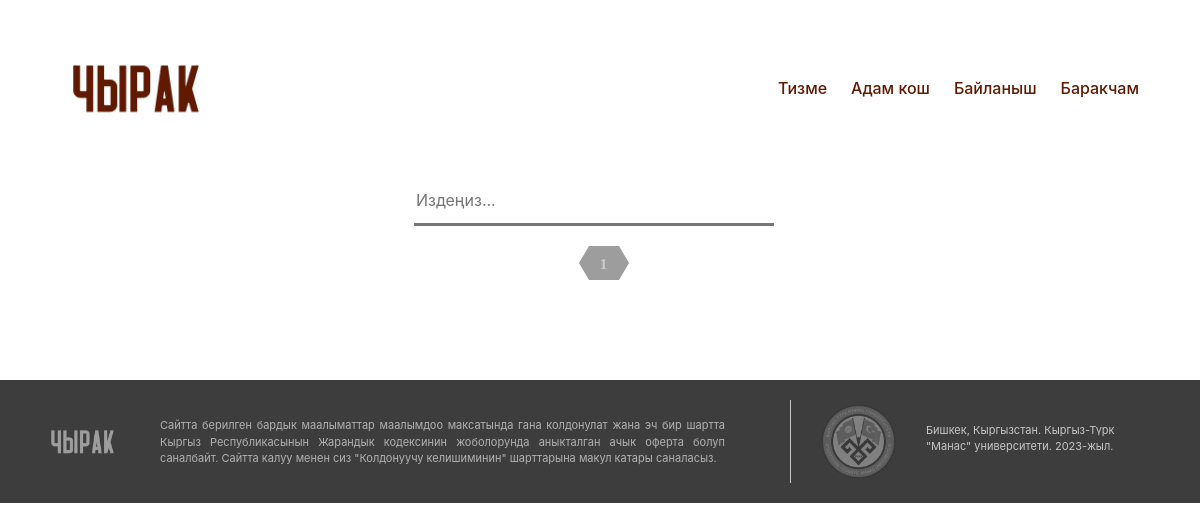
The page /person/ on the database as committed earlier.
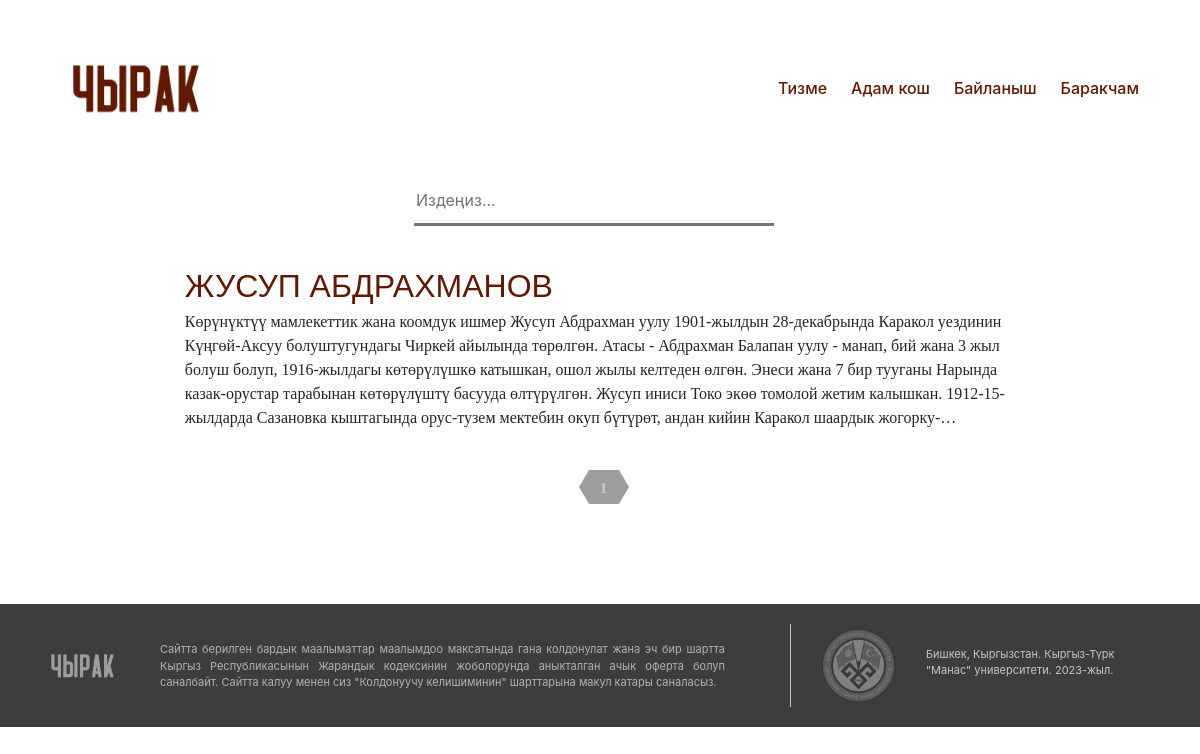
The same page on the database as committed later.
### person/models.py (models this page shows, shortened)
class Victim(models.Model):
    first_name = models.CharField(max_length=30)
    last_name = models.CharField(max_length=30)
    date_of_birth = models.DateField()
    date_of_death = models.DateField()
    place_of_birth = models.CharField(max_length=30)
    place_of_death = models.CharField(max_length=30)
    nationality = models.TextField(default='', blank=True, null=True)
    blame = models.TextField(blank=True, null=True)
    rehabilitated = models.CharField(max_length=30, blank=True, null=True)
    occupation = models.TextField( blank=True, null=True)
    bedfellow = models.CharField(max_length=30, blank=True, null=True)
    children = models.CharField(max_length=30, blank=True, null=True)
    photo = models.ImageField(upload_to='images/', blank=True, null=True)
    file = models.FileField(upload_to='uploads/', blank=True, null=True)
    desc_of_photo = models.TextField(default='', blank=True, null=True)
    desc_of_file = models.TextField(default='', blank=True, null=True)
    content = models.TextField(default="", blank=True, null=True)
    date_of_publish = models.DateField(default=datetime.now)
    up_vote = models.IntegerField(default=0)
    is_proven = models.BooleanField(default=False)
    profile = models.ForeignKey(Profile, on_delete=models.CASCADE)
    x = models.CharField(max_length=100,default="", blank=True, null=True)

### list_of_person/views.py (the view)
# urls.py: path('person/', include('list_of_person.urls')),
def list_of_person(request):
    sort_option = request.GET.get('sort_option', 'first_name')
    items = Victim.objects.order_by(sort_option)
    if sort_option.startswith('-'):
        sort_option = sort_option[1:]  # Remove the hyphen
        items = sorted(items, key=lambda x: getattr(x, sort_option), reverse=True)
    else:
        items = sorted(items, key=lambda x: getattr(x, sort_option))
    paginator = Paginator(items, 2)
    page_number = request.GET.get("page")
    page_obj = paginator.get_page(page_number)
    context = {
        "page_obj": page_obj,
        'items': items,
        'sort_option': sort_option,
    }
    return render(request, 'list_of_person.html', context)

### list_of_person/templates/list_of_person.html (shortened to what this page needs)
{% extends 'base.html' %}
{% block content %}
{% load static %}
    <link rel="stylesheet" type="text/css" href="{% static 'list_of_person.css' %}"/>
<div>
    <div class="container d-flex justify-content-center flex-column align-items-center" style="width: 83%;">
        <div class="d-flex flex-row" style="max-width: 500px;">
            <div class="search-box">
                <form method="GET" action="{% url 'search' %}" style="width: 30vw;">
                    <input type="search" id="searchbox" name="q" value="{{ request.GET.q }}" placeholder="Издеңиз..." aria-label="Search">
                </form>
            </div>
            <form action="{% url 'list_of_person' %}" method="get">
            </form>
        </div>
        <div class="container d-flex justify-content-center flex-column align-items-center">
            {% for person in page_obj %}
                <div class="card border-0 mt-3 " style="width: 93%;">
                    <div class="card-body">
                        <a href="{% url 'person_page' person.id %}" class="card-title fs-2 text-decoration-none" style="color: #611902; text-transform: uppercase; font-family: sans-serif">
                            {{ person.first_name }}
                            {{ person.last_name }}
                        </a>
                        <p class="card-text fs-6" style="
                        display: -webkit-box;
                        -webkit-line-clamp: 5;
                        -webkit-box-orient: vertical;
                        overflow: hidden;
                        text-overflow: ellipsis;
                        font-family: 'sans-serif';">
                            {{ person.content}}
                        </p>
                    </div>
                </div>
            {% endfor %}
        </div>
        <div class="pagination" style="margin-bottom: 100px">
            <ul>
                {% for num in page_obj.paginator.page_range %}
                    {% if page_obj.number == num %}
                        <li class="active">
                            <a href="?page={{ num }}">{{ num }}</a>
                        </li>
                    {% else %}
                        <li>
                            <a href="?page={{ num }}">
                                {{ num }}
                            </a>
                        </li>
                    {% endif %}
                {% endfor %}
            </ul>
        </div>
    </div>
</div>
{% endblock %}

Rows that differ between the two databases and show on the page:
added Victim: first_name "ЖУСУП", last_name "АБДРАХМАНОВ", content "Көрүнүктүү мамлекеттик жана коомдук ишмер Жусуп Абдрахман уулу 1901-жылдын 28-декабрында Каракол уездинин Күңгөй-Аксуу болуштугундагы Чиркей айылында төрөлгөн. Атасы - Абдрахман Балапан уулу - манап, бий жана 3 жыл болуш болуп, 1916-жылдагы көтөрүлүшкө катышкан, ошол жылы келтеден өлгөн. Энеси жана 7 бир тууганы Нарында казак-орустар тарабынан көтөрүлүштү басууда өлтүрүлгөн. Жусуп иниси Токо экөө томолой жетим калышкан. 1912-15-жылдарда Сазановка кыштагында орус-тузем мектебин окуп бүтүрөт, андан кийин Каракол…"
